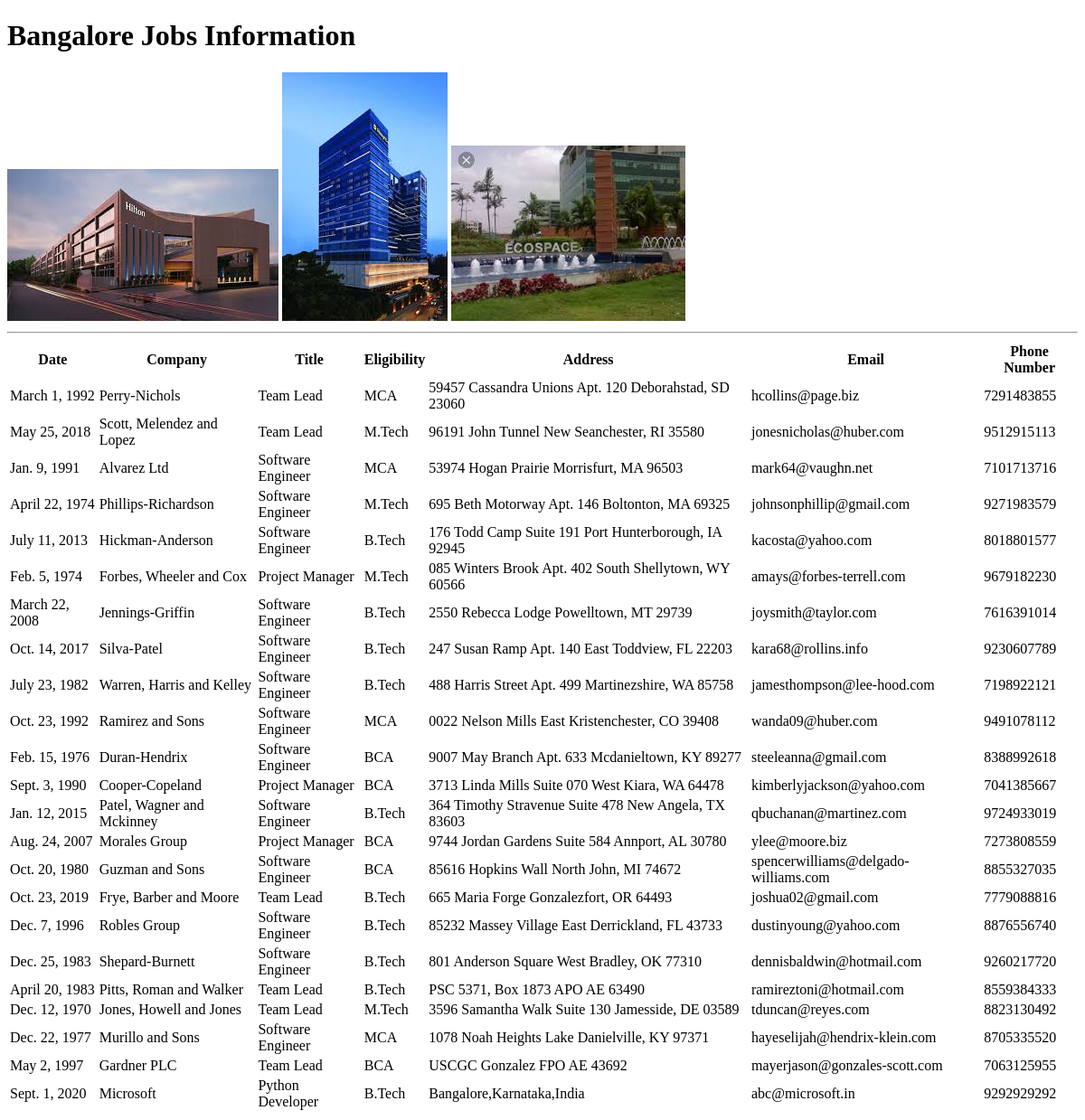
Screenshot of /blorejobs/ with the database file from the repository.
### testapp/models.py (models this page shows)
class hydjobs(models.Model):
    date=models.DateField();
    company=models.CharField(max_length=100);
    title=models.CharField(max_length=100);
    eligibility=models.CharField(max_length=100);
    address=models.CharField(max_length=100);
    email=models.EmailField()
    phonenumber=models.IntegerField()

### testapp/views.py (the view)
# urls.py: url(r'^blorejobs/', views.blorejobsinfo),
def blorejobsinfo(request):
    jobs_list=hydjobs.objects.all()
    my_dict={'jobs_list':jobs_list}
    return render(request,'testapp/blorejobs.html',context=my_dict)

### templates/testapp/blorejobs.html (shortened to what this page needs)
<!DOCTYPE html>
{% load staticfiles%}
<html lang="en" dir="ltr">
  <head>
    <link rel="stylesheet" href="{% static 'css/demo.css'%}">
  </head>
  <body>
    <h1>Bangalore Jobs Information</h1>
        <img src="{% static 'images/blr1.jpg'%}" alt="">
        <img src="{% static 'images/blr2.jpg'%}" alt="">
        <img src="{% static 'images/blr3.jpg'%}" alt="">
    <hr>
    {% if jobs_list %}
    <table id="tab">
       <thead>
         <th>Date</th>
         <th>Company</th>
         <th>Title</th>
         <th>Eligibility</th>
         <th>Address</th>
         <th>Email</th>
         <th>Phone Number</th>
       </thead>
       {% for job in jobs_list%}
       <tr>
         <td>{{job.date}}</td>
         <td>{{job.company}}</td>
         <td>{{job.title}}</td>
         <td>{{job.eligibility}}</td>
         <td>{{job.address}}</td>
         <td>{{job.email}}</td>
         <td>{{job.phonenumber}}</td>
       </tr>
       {% endfor %}
    </table>
    {%else%}
    <p>No Jobs Found in Bangalore</p>
    {%endif%}
  </body>
</html>

### static/css/demo.css (style rules this page uses)
body { background: url("https://images.unsplash.com/photo-1518655048521-f130df041f66?ixlib=rb-1.2.1&ixid=eyJhcHBfaWQiOjEyMDd9&auto=format&fit=crop&w=500&q=60"); background-repeat: no-repeat; background-size: cover; }

### rows the page displays
hydjobs: date "March 1, 1992", company "Perry-Nichols", title "Team Lead", eligibility "MCA", address "59457 Cassandra Unions Apt. 120 Deborahstad, SD 23060", email "hcollins@page.biz", phonenumber "7291483855"
hydjobs: date "May 25, 2018", company "Scott, Melendez and Lopez", title "Team Lead", eligibility "M.Tech", address "96191 John Tunnel New Seanchester, RI 35580", email "jonesnicholas@huber.com", phonenumber "9512915113"
hydjobs: date "Jan. 9, 1991", company "Alvarez Ltd", title "Software Engineer", eligibility "MCA", address "53974 Hogan Prairie Morrisfurt, MA 96503", email "mark64@vaughn.net", phonenumber "7101713716"
hydjobs: date "April 22, 1974", company "Phillips-Richardson", title "Software Engineer", eligibility "M.Tech", address "695 Beth Motorway Apt. 146 Boltonton, MA 69325", email "johnsonphillip@gmail.com", phonenumber "9271983579"
hydjobs: date "July 11, 2013", company "Hickman-Anderson", title "Software Engineer", eligibility "B.Tech", address "176 Todd Camp Suite 191 Port Hunterborough, IA 92945", email "kacosta@yahoo.com", phonenumber "8018801577"
hydjobs: date "Feb. 5, 1974", company "Forbes, Wheeler and Cox", title "Project Manager", eligibility "M.Tech", address "085 Winters Brook Apt. 402 South Shellytown, WY 60566", email "amays@forbes-terrell.com", phonenumber "9679182230"
hydjobs: date "March 22, 2008", company "Jennings-Griffin", title "Software Engineer", eligibility "B.Tech", address "2550 Rebecca Lodge Powelltown, MT 29739", email "joysmith@taylor.com", phonenumber "7616391014"
hydjobs: date "Oct. 14, 2017", company "Silva-Patel", title "Software Engineer", eligibility "B.Tech", address "247 Susan Ramp Apt. 140 East Toddview, FL 22203", email "kara68@rollins.info", phonenumber "9230607789"
hydjobs: date "July 23, 1982", company "Warren, Harris and Kelley", title "Software Engineer", eligibility "B.Tech", address "488 Harris Street Apt. 499 Martinezshire, WA 85758", email "jamesthompson@lee-hood.com", phonenumber "7198922121"
hydjobs: date "Oct. 23, 1992", company "Ramirez and Sons", title "Software Engineer", eligibility "MCA", address "0022 Nelson Mills East Kristenchester, CO 39408", email "wanda09@huber.com", phonenumber "9491078112"
hydjobs: date "Feb. 15, 1976", company "Duran-Hendrix", title "Software Engineer", eligibility "BCA", address "9007 May Branch Apt. 633 Mcdanieltown, KY 89277", email "steeleanna@gmail.com", phonenumber "8388992618"
hydjobs: date "Sept. 3, 1990", company "Cooper-Copeland", title "Project Manager", eligibility "BCA", address "3713 Linda Mills Suite 070 West Kiara, WA 64478", email "kimberlyjackson@yahoo.com", phonenumber "7041385667"
hydjobs: date "Jan. 12, 2015", company "Patel, Wagner and Mckinney", title "Software Engineer", eligibility "B.Tech", address "364 Timothy Stravenue Suite 478 New Angela, TX 83603", email "qbuchanan@martinez.com", phonenumber "9724933019"
hydjobs: date "Aug. 24, 2007", company "Morales Group", title "Project Manager", eligibility "BCA", address "9744 Jordan Gardens Suite 584 Annport, AL 30780", email "ylee@moore.biz", phonenumber "7273808559"
hydjobs: date "Oct. 20, 1980", company "Guzman and Sons", title "Software Engineer", eligibility "BCA", address "85616 Hopkins Wall North John, MI 74672", email "spencerwilliams@delgado-williams.com", phonenumber "8855327035"
hydjobs: date "Oct. 23, 2019", company "Frye, Barber and Moore", title "Team Lead", eligibility "B.Tech", address "665 Maria Forge Gonzalezfort, OR 64493", email "joshua02@gmail.com", phonenumber "7779088816"
hydjobs: date "Dec. 7, 1996", company "Robles Group", title "Software Engineer", eligibility "B.Tech", address "85232 Massey Village East Derrickland, FL 43733", email "dustinyoung@yahoo.com", phonenumber "8876556740"
hydjobs: date "Dec. 25, 1983", company "Shepard-Burnett", title "Software Engineer", eligibility "B.Tech", address "801 Anderson Square West Bradley, OK 77310", email "dennisbaldwin@hotmail.com", phonenumber "9260217720"
hydjobs: date "April 20, 1983", company "Pitts, Roman and Walker", title "Team Lead", eligibility "B.Tech", address "PSC 5371, Box 1873 APO AE 63490", email "ramireztoni@hotmail.com", phonenumber "8559384333"
hydjobs: date "Dec. 12, 1970", company "Jones, Howell and Jones", title "Team Lead", eligibility "M.Tech", address "3596 Samantha Walk Suite 130 Jamesside, DE 03589", email "tduncan@reyes.com", phonenumber "8823130492"
hydjobs: date "Dec. 22, 1977", company "Murillo and Sons", title "Software Engineer", eligibility "MCA", address "1078 Noah Heights Lake Danielville, KY 97371", email "hayeselijah@hendrix-klein.com", phonenumber "8705335520"
hydjobs: date "May 2, 1997", company "Gardner PLC", title "Team Lead", eligibility "BCA", address "USCGC Gonzalez FPO AE 43692", email "mayerjason@gonzales-scott.com", phonenumber "7063125955"
hydjobs: date "Sept. 1, 2020", company "Microsoft", title "Python Developer", eligibility "B.Tech", address "Bangalore,Karnataka,India", email "abc@microsoft.in", phonenumber "9292929292"
